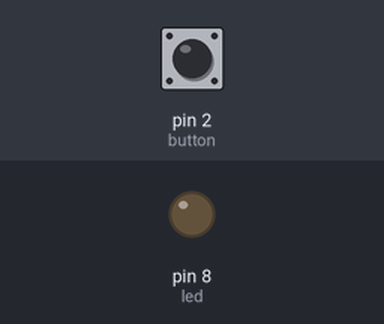
Recording of a sketch running on a simulated Arduino Uno, built with avr-gcc and run on an emulated ATmega328P. Shown: output pins drawn as LEDs (lit = HIGH). The inputs (shaded band) are chosen by the test bench; at power-on: pin 2 (button) HIGH. What the sketch prints to the serial monitor is not drawn.

Above: at 1.2 s.
1.3 s: pin 2 (button) pulled LOW for 0.15 s
At 1.38 s:
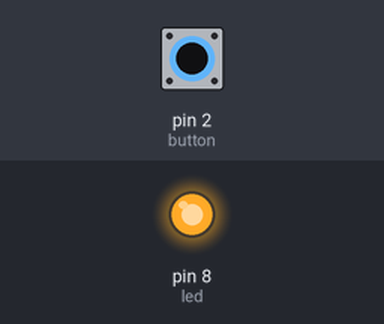
2.9 s: pin 2 (button) pulled LOW for 3.2 s
At 6.4 s:
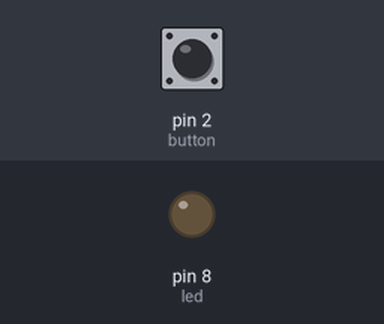
Timing chart, 0 to 7.9 s (numbered marks = the images above; inputs shaded):
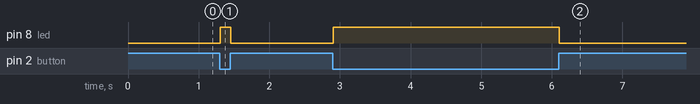

The sketch:

test_input__pullup.ino
```cpp
const int led = 8;
const int button = 2;

void setup(){
  Serial.begin(9600);
  pinMode(led, OUTPUT);
  pinMode(button,INPUT_PULLUP);
}

void loop(){
  int buttonVal = digitalRead(button);
  Serial.println(buttonVal);
  if (buttonVal == HIGH){
    digitalWrite(led,LOW);
  }
  else{
    digitalWrite(led,HIGH);
  }
}
```

Measured:
- after the input at 1.3 s, pin 8 (led): LOW → HIGH at once, → LOW 0.15 s later
- after the input at 2.9 s, pin 8 (led): LOW → HIGH at once, → LOW 3.2 s later
